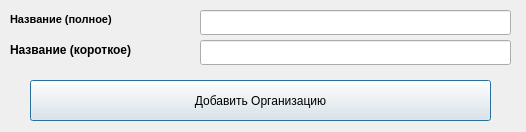
<?xml version="1.0" encoding="UTF-8"?>
<ui version="4.0">
 <class>AddCompanyDialog</class>
 <widget class="QDialog" name="AddCompanyDialog">
  <property name="geometry">
   <rect>
    <x>0</x>
    <y>0</y>
    <width>526</width>
    <height>132</height>
   </rect>
  </property>
  <property name="windowTitle">
   <string>Добавить организацию</string>
  </property>
  <widget class="QLabel" name="companyFullNameLabel">
   <property name="geometry">
    <rect>
     <x>10</x>
     <y>10</y>
     <width>161</width>
     <height>19</height>
    </rect>
   </property>
   <property name="font">
    <font>
     <pointsize>8</pointsize>
     <weight>75</weight>
     <bold>true</bold>
    </font>
   </property>
   <property name="text">
    <string>Название (полное)</string>
   </property>
  </widget>
  <widget class="QLabel" name="companyShortNameLabel">
   <property name="geometry">
    <rect>
     <x>10</x>
     <y>40</y>
     <width>181</width>
     <height>19</height>
    </rect>
   </property>
   <property name="font">
    <font>
     <weight>75</weight>
     <bold>true</bold>
    </font>
   </property>
   <property name="text">
    <string>Название (короткое)</string>
   </property>
  </widget>
  <widget class="QLineEdit" name="companyFullNameInput">
   <property name="geometry">
    <rect>
     <x>200</x>
     <y>10</y>
     <width>311</width>
     <height>25</height>
    </rect>
   </property>
  </widget>
  <widget class="QLineEdit" name="companyShortNameInput">
   <property name="geometry">
    <rect>
     <x>200</x>
     <y>40</y>
     <width>311</width>
     <height>25</height>
    </rect>
   </property>
  </widget>
  <widget class="QPushButton" name="insertCompanyButton">
   <property name="geometry">
    <rect>
     <x>30</x>
     <y>80</y>
     <width>461</width>
     <height>41</height>
    </rect>
   </property>
   <property name="text">
    <string>Добавить Организацию</string>
   </property>
  </widget>
 </widget>
 <resources/>
 <connections/>
</ui>
